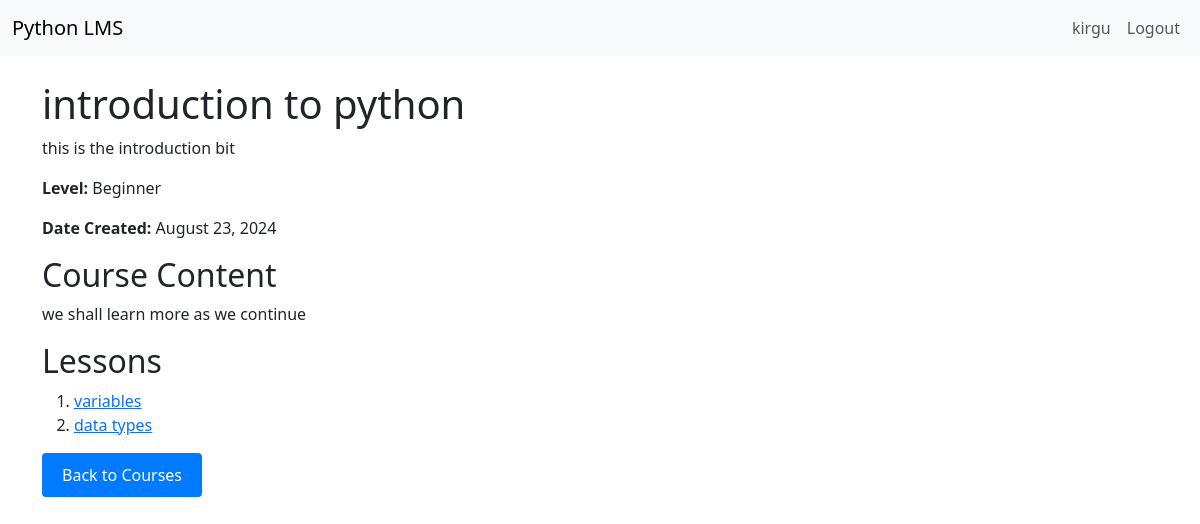
The app's page /course/1/ (signed in) with its own data.
### learning/models.py (models this page shows, shortened)
class Course(models.Model):
    LEVEL_CHOICES = [
        ('beginner', 'Beginner'),
        ('intermediate', 'Intermediate'),
        ('advanced', 'Advanced'),
    ]
    title = models.CharField(max_length=200)
    description = models.TextField()
    content = models.TextField()
    level = models.CharField(max_length=20, choices=LEVEL_CHOICES)
    created_at = models.DateTimeField(auto_now_add=True)

class Lesson(models.Model):
    course = models.ForeignKey(Course, on_delete=models.CASCADE, related_name='lessons')
    title = models.CharField(max_length=200)
    content = models.TextField()
    order = models.PositiveIntegerField()  # To order lessons in a course
    class Meta:
        ordering = ['order']

### learning/views.py (the view)
# urls.py: path('course/<int:course_id>/', views.course_detail, name='course_detail'),
@login_required
def course_detail(request, course_id):
    course = get_object_or_404(Course, id=course_id)
    lessons = Lesson.objects.filter(course=course).order_by('order')
    print("courses:{course} lesson:{lesson}")
    print(".......................................")
    context = {
        'course': course,
        'lessons': lessons,
    }
    return render(request, 'course_detail.html', context)

### learning/templates/course_detail.html
{% extends 'base.html' %}
{% block content %}
    <h1>{{ course.title }}</h1>
    <p>{{ course.description }}</p>
    <p><strong>Level:</strong> {{ course.get_level_display }}</p>
    <p><strong>Date Created:</strong> {{ course.created_at|date:"F j, Y" }}</p>
    <h2>Course Content</h2>
    <div>
        {{ course.content|linebreaks }}
    </div>
    <h2>Lessons</h2>
    <ol>
    {% for lesson in course.lessons.all %}
        <li><a href="{% url 'lesson_detail' course.id lesson.id %}">{{ lesson.title }}</a></li>
    {% empty %}
        <p>No lessons available for this course.</p>
    {% endfor %}
    </ol>
    <a href="{% url 'course_list' %}">
        <button type="button" style="padding: 10px 20px; background-color: #007bff; color: white; border: none; border-radius: 4px; cursor: pointer;">
            Back to Courses
        </button>
    </a>
{% endblock %}

### learning/templates/base.html (shortened to what this page needs)
<!DOCTYPE html>
<html lang="en">
<head>
    <link href="https://cdn.jsdelivr.net/npm/bootstrap@5.3.0/dist/css/bootstrap.min.css" rel="stylesheet">
</head>
<body>
    <nav class="navbar navbar-expand-lg navbar-light bg-light">
        <div class="container-fluid">
            <a class="navbar-brand" href="{% url 'course_list' %}">Python LMS</a>
            <div class="collapse navbar-collapse">
                <ul class="navbar-nav ms-auto">
                    {% if user.is_authenticated %}
                        <li class="nav-item">
                            <a class="nav-link" href="#">{{ user.username }}</a>
                        </li>
                        <li class="nav-item">
                            <a class="nav-link" href="{% url 'logout' %}">Logout</a>
                        </li>
                    {% endif %}
                </ul>
            </div>
        </div>
    </nav>
    <div class="container mt-4">
        {% block content %}
        {% endblock %}
    </div>
</body>
</html>

### records on screen
Course: title "introduction to python", description "this is the introduction bit", level "Beginner", created_at "August 23, 2024", content "we shall learn more as we continue"
Lesson: title "variables"
Lesson: title "data types"

### other values on screen
{{ user.username }} "kirgu"
